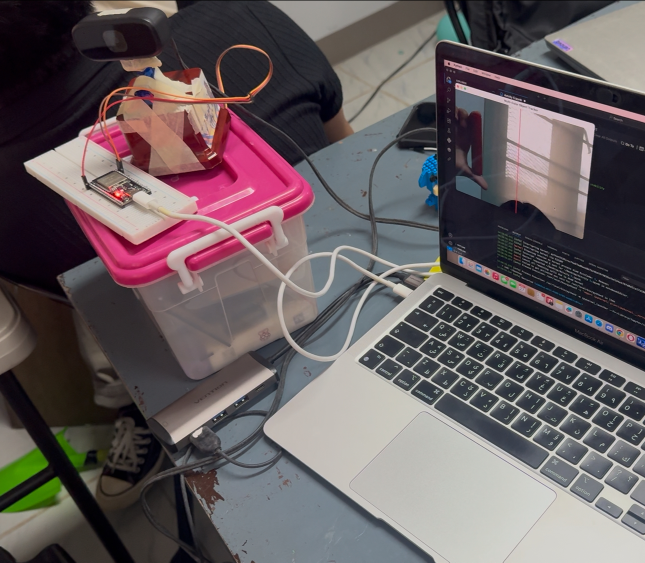
#> input picture dspPython/Activity5 Pic.jpeg, 1290 x 1125 px, given in place of the camera (shown at 1/2 size)
$ python autoAimCamera.py
#> lines starting #> are read from the running program, lines starting #| are printed output that depends on the picture; after the words box and inside, x2 and y2 are one past the last pixel; in counts of white or black regions, pixels touching at a corner belong together
import cv2
import numpy as np
import serial
import time
import cvzone
# ---- SERIAL SETUP ----
ser = serial.Serial('/dev/tty.usbserial-0001', 115200, timeout=1)  # palitan kung anong port
time.sleep(2)

# ---- CAMERA ----
cap = cv2.VideoCapture(0)  # 0 = default camera

lower_color = np.array([18, 50, 180])   # lower bound for light yellow
upper_color = np.array([35, 255, 255])  # upper bound for light yellow

# Center tolerance
tolerance = 90

while True:
    ret, frame = cap.read()
#> frame is the input picture: shape (1125, 1290, 3); mean B, G, R 94.8, 92.2, 102.2
    if not ret:
        break

    hsv = cv2.cvtColor(frame, cv2.COLOR_BGR2HSV)
#> hsv: shape (1125, 1290, 3); mean H, S, V 84.7, 61.9, 107.3

    # Mask para sa kulay
    mask = cv2.inRange(hsv, lower_color, upper_color)
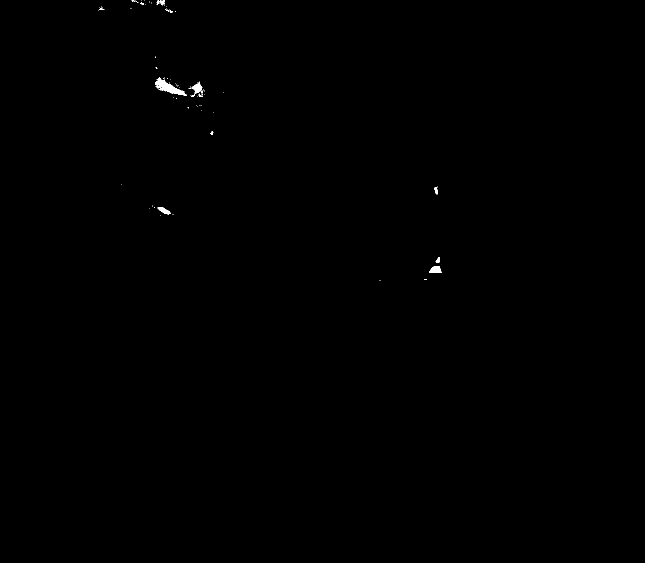
#> mask: shape (1125, 1290) (shown at 1/2 size); 0.14% white; 83 white regions (73 under 20 px)

    # Hanapin contours
    contours, _ = cv2.findContours(mask, cv2.RETR_EXTERNAL, cv2.CHAIN_APPROX_SIMPLE)
#> contours = 83 contours, 76 with area under 20; largest, box (x1, y1, x2, y2) and area: (311, 155, 373, 192) 738, (381, 165, 406, 194) 234, (858, 532, 884, 546) 224, (315, 414, 341, 429) 164, (313, 1, 330, 10) 68, (868, 374, 875, 389) 46, (871, 514, 879, 525) 40

    height, width, _ = frame.shape
#> height = 1125; width = 1290
    centerX = width // 2
#> centerX = 645
    centerY = height // 2
#> centerY = 562

    # --- Draw guide line (vertical sa gitna) ---
    cv2.line(frame, (centerX, 0), (centerX, height), (0, 0, 255), 2)  # pula na line sa gitna

    if contours:
        c = max(contours, key=cv2.contourArea)
#> c = contour of 150 points, box (x1, y1, x2, y2) (311, 155, 373, 192), area 738
        (x, y, w, h) = cv2.boundingRect(c)
#> x = 311; y = 155; w = 62; h = 37
        cx = int(x + w/2)
#> cx = 342

        # Draw tracking rectangle + center dot
        cv2.rectangle(frame, (x, y), (x+w, y+h), (0, 255, 0), 2)
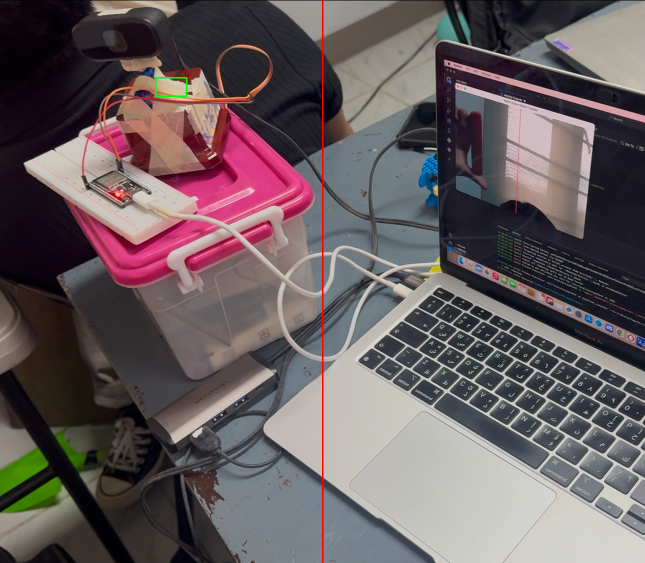
#> frame: shape (1125, 1290, 3) (shown at 1/2 size); mean B, G, R 94.5, 92, 102.5
        cv2.circle(frame, (cx, y + h//2), 5, (255, 0, 0), -1)
#> frame: shape (1125, 1290, 3); 0.01% of pixels changed, all inside (x1, y1, x2, y2) = (337, 168, 348, 179)

        # Difference sa X-axis
        diffX = cx - centerX
#> diffX = -303
        command = ""

        if abs(diffX) > tolerance:
            if diffX > 0:
                command = "R"  # Move right
            else:
                command = "L"  # Move left

        if command:
            ser.write(command.encode())
            print("Command Sent:", command)


    imgStacked = cvzone.stackImages([frame, mask,],2,1)
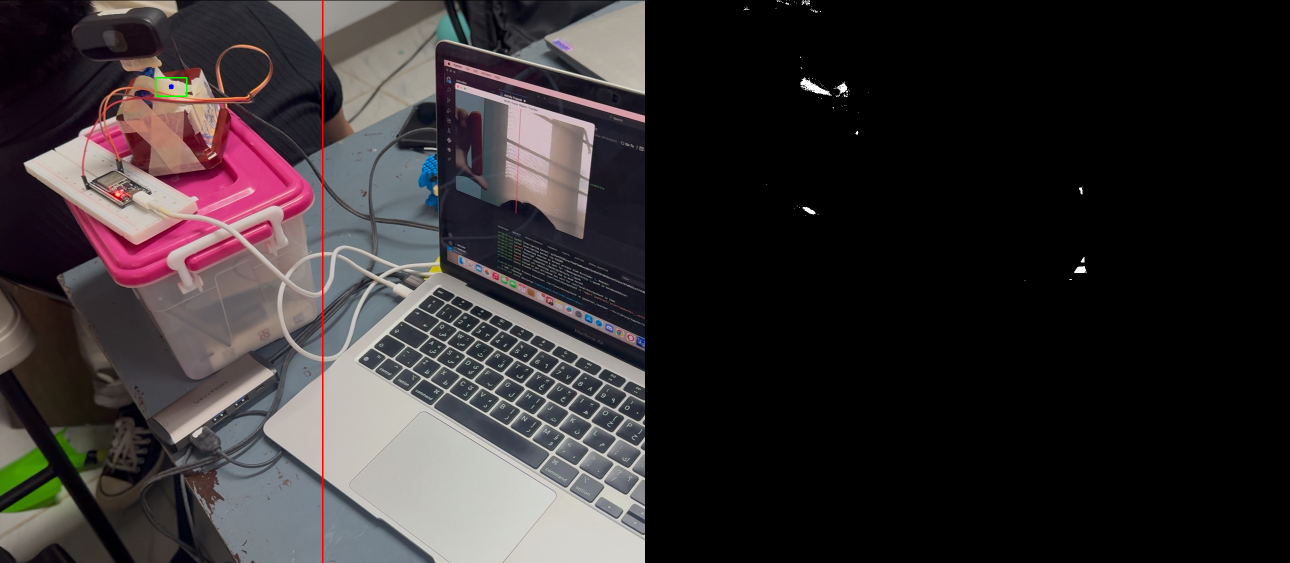
#> imgStacked: shape (1125, 2580, 3) (shown at 1/2 size); mean B, G, R 47.4, 46.2, 51.4

    cv2.imshow("Stacked", imgStacked)

    if cv2.waitKey(1) & 0xFF == 27:  # ESC key to exit
#> (key Esc is pressed here)
        break

cap.release()
cv2.destroyAllWindows()
ser.close()
